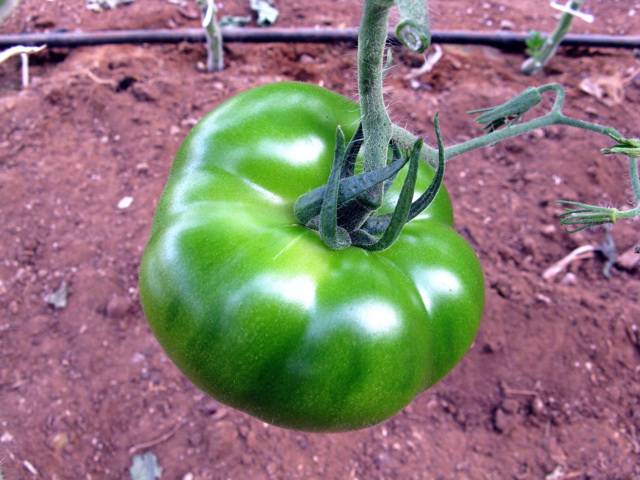
%> input picture project/source/test.jpg, 640 x 480 px
$ octave main.m   (GNU Octave 9; MATLAB toolbox functions it lacks are replaced by stand-ins)
%> lines starting %> are read from the running program, lines starting %| are printed output that depends on the picture; in (x1, y1, x2, y2) boxes, pixels count from 0 and x2, y2 are one past the last pixel; in counts of white or black regions, pixels touching at a corner belong together; the program's own positions count from 1
clc;
clear;
close all;

% 初始化
rgbimg = imread('./source/test.jpg');
%> rgbimg is the input picture: size 480x640x3 uint8; mean R, G, B 137.8, 121.1, 117.3
% figure;
imshow(rgbimg);
r = rgbimg(:, :, 1);
g = rgbimg(:, :, 2);
b = rgbimg(:, :, 3);

grayimg = rgb2gray(rgbimg);
[row, col] = size(grayimg);%行数和列数
%> row = 480; col = 640

hsvimg = rgb2hsv(rgbimg);
%> hsvimg: size 480x640x3 double; mean H, S, V 0.719, 0.404, 0.615
H = hsvimg(:, :, 1);
S = hsvimg(:, :, 2);
V = hsvimg(:, :, 3);
% 初始化

I = H;%提取H色彩空间
imshow(I)
figure;
% [8 lines of commented-out code are left out]
se = strel('disk', 40);%圆形结构元素
% 腐蚀
Io = imopen(I, se);%形态学开操作
Ie = imerode(I, se);%对图像进行腐蚀
Iobr = imreconstruct(Ie, I);%形态学重建
% 膨胀
Ioc = imclose(Io, se);%形态学关操作
Iobrd = imdilate(Iobr, se);%对图像进行膨胀
Iobrcbr = imreconstruct(imcomplement(Iobrd), imcomplement(Iobr));%形态学重建
Iobrcbr = imcomplement(Iobrcbr);%图像求反
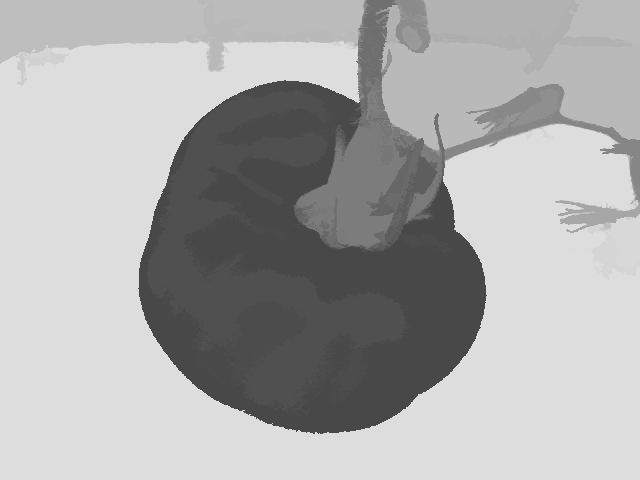
%> Iobrcbr: size 480x640 double; min 0.286, max 0.87, mean 0.672
bw = imbinarize(Iobrcbr, graythresh(Iobrcbr));%转化为二值图像
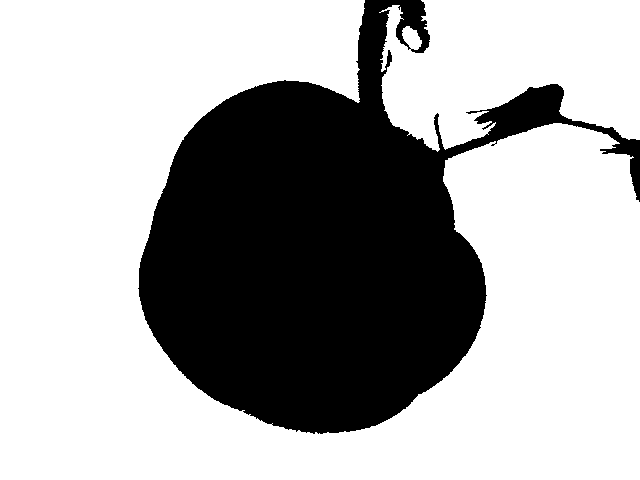
%> bw: size 480x640 logical; 67.3% white; 1 black region, box (x1, y1, x2, y2) and area: (138, 0, 640, 434) 100327
bw = imcomplement(bw);%图像求反
% figure;
imshow(bw) %显示二值图像
title('Thresholded opening-closing by reconstruction')
% 阈值分割

% 求重心
XProject = sum(bw);%二值图在x轴的投影
%> XProject = 640 values, max 428 at index 366, min 0 at index 1, mean 156.8
YProject = sum(bw, 2);%二值图在y轴的投影
%> YProject = 480 values, max 348 at index 289, min 0 at index 435, mean 209
XProjectSum = XProject;
%> XProjectSum has the same summary as XProject
YProjectSum = YProject;
%> YProjectSum has the same summary as YProject
for i = 2 : col
    XProjectSum(i) = XProjectSum(i) + XProjectSum(i-1);
end
%> after the loop, XProjectSum = 640 values from 0 to 100327
for i = 2 : row
    YProjectSum(i) = YProjectSum(i) + YProjectSum(i-1);
end
%> after the loop, YProjectSum = 480 values from 56 to 100327
%画图
XAxis = 1 : col;
%> XAxis = 640 values from 1 to 640
YAxis = 1 : row;
%> YAxis = 480 values from 1 to 480
figure;
bar(XAxis, XProjectSum);
title('x轴累积直方图');
%> figure, not shown here; tallest bar 100327 high, from x = 639.6 to 640.4
figure;
bar(YAxis, YProjectSum);
title('y轴累积直方图');
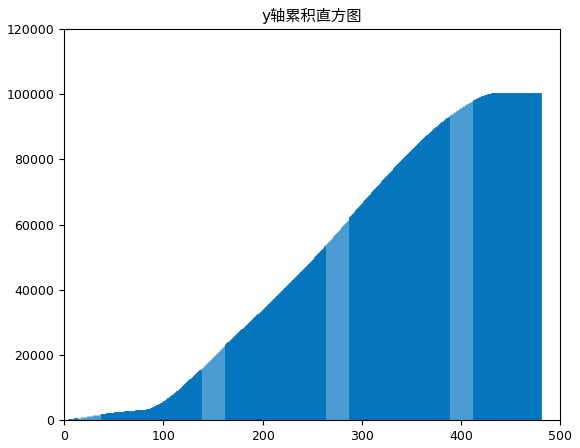
%> figure redrawn from the program's plot data; tallest bar 100327 high, from x = 433.6 to 434.4
% 分别求x轴y轴重心
XHalf = sum(XProject)/2;%求x轴一半
%> XHalf = 50163.5
YHalf = sum(YProject)/2;%求y轴一半
%> YHalf = 50163.5
for i = 2 : col
    if XHalf > XProjectSum(i-1) && XHalf < XProjectSum(i)
        break;
    end
end
XCenter = i;%x轴中心
%> XCenter = 321
for i = 2 : row
    if YHalf > YProjectSum(i-1) && YHalf < YProjectSum(i)
        break;
    end
end
YCenter = i;%y轴中心
%> YCenter = 253
bwCenter = bw;
bwCenter(YCenter - 5 : YCenter + 5, XCenter - 5 : XCenter + 5) = 0;
%> bwCenter: size 480x640 logical; 32.6% white; 1 white region, box (x1, y1, x2, y2) and area: (138, 0, 640, 434) 100206
figure;
imshow(bwCenter);
% 求重心

% 求半径
for i = XCenter : col
    if bw(YCenter, i) == 0
        break;
    end
end
RXR = i - XCenter;
%> RXR = 156
for i = XCenter : -1 : 1
    if bw(YCenter, i) == 0
        break;
    end
end
RXL = XCenter - i;
%> RXL = 178
R = (RXR + RXL) / 2;
%> R = 167
% 求半径

% 根据半径框出ROI
RecLDown = [floor(YCenter - R / 2), floor(XCenter - R / 2)];%矩形左下角的点为RecLDown
%> RecLDown = [169 237]
RecRDown = [floor(YCenter - R / 2), floor(XCenter + R / 2)];%矩形右下角的点为RecRDown
RecLUp = [floor(YCenter - R / 2 - R), floor(XCenter - R / 2)];%矩形左上角的点为RECLUp
RecRUp = [floor(YCenter - R / 2 - R), floor(XCenter + R / 2)];%矩形右上角的点为RecRUp
ROI = bw(RecLUp(1) : RecRDown(1), RecLDown(2) : RecRUp(2));
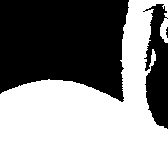
%> ROI: size 168x168 logical; 54.8% white; 3 black regions (1 under 20 px), largest, box (x1, y1, x2, y2) and area: (0, 0, 129, 102) 10699, (143, 4, 168, 129) 2050
figure;
imshow(ROI);
% 根据半径框出ROI

% 对ROI进行处理
[ROIrow, ROIcol] = size(ROI);
ROIXProject = sum(ROI);%二值图在x轴的投影
%> ROIXProject = 168 values, max 168 at index 130, min 46 at index 160, mean 92.02
ROIYProject = sum(ROI, 2);%二值图在y轴的投影
%> ROIYProject = 168 values, max 168 at index 130, min 22 at index 69, mean 92.02
ROIXProjectSum = ROIXProject;
%> ROIXProjectSum has the same summary as ROIXProject
ROIYProjectSum = ROIYProject;
%> ROIYProjectSum has the same summary as ROIYProject
for i = 2 : ROIcol
    ROIXProjectSum(i) = ROIXProjectSum(i) + ROIXProjectSum(i-1);
end
%> after the loop, ROIXProjectSum = 168 values from 74 to 15459
for i = 2 : ROIrow
    ROIYProjectSum(i) = ROIYProjectSum(i) + ROIYProjectSum(i-1);
end
%> after the loop, ROIYProjectSum = 168 values from 39 to 15459
% 画图
ROIXAxis = 1 : ROIcol;
ROIYAxis = 1 : ROIrow;
figure;
bar(ROIXAxis, ROIXProject);
title('ROI的x轴直方图');
%> figure, not shown here; tallest bar 168 high, from x = 129.6 to 130.4
figure;
bar(ROIYAxis, ROIYProject);
title('ROI的y轴直方图');
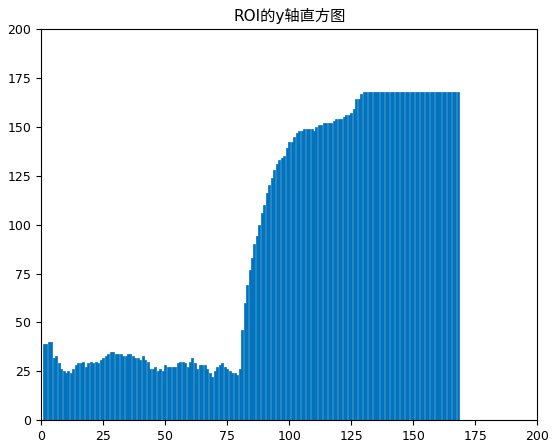
%> figure redrawn from the program's plot data; tallest bar 168 high, from x = 129.6 to 130.4
% 分块
XStep = floor(ROIcol / 10);%x轴每块的大小
YStep = floor(ROIrow / 10);%y轴每块的大小
%初始化xy轴每一块的值
XBlock = zeros(1, 10);
YBlock = zeros(1, 10);
for i = 1 : 10
    if i == 1
        XBlock(1) = ROIXProjectSum(XStep * i);
        YBlock(1) = ROIYProjectSum(YStep * i);
        continue;
    end
    if i == 10
        XBlock(10) = ROIXProjectSum(ROIcol) - ROIXProjectSum(XStep * 9);
        YBlock(10) = ROIYProjectSum(ROIrow) - ROIYProjectSum(YStep * 9);
        break;
    end
    XBlock(i) = ROIXProjectSum(XStep * i) - ROIXProjectSum(XStep * (i - 1));%计算x轴每一块的值
    YBlock(i) = ROIYProjectSum(YStep * i) - ROIYProjectSum(YStep * (i - 1));%计算y轴每一块的值
end
%> after the loop, XBlock = [1246 1337 1395 1409 1381 1308 1201 1531 2684 1967]; YBlock = [488 506 486 451 412 1587 2325 2485 2687 4032]
% 画图
ROIXAxis = 1 : 10;
ROIYAxis = 1 : 10;
figure;
bar(ROIXAxis, XBlock);
title('ROI分块后的x轴直方图');
%> figure, not shown here; tallest bar 2684 high, from x = 8.6 to 9.4
figure;
bar(ROIYAxis, YBlock);
title('ROI分块后的y轴直方图');
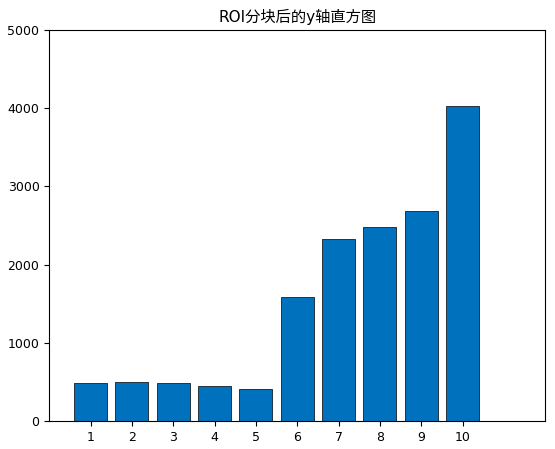
%> figure redrawn from the program's plot data; tallest bar 4032 high, from x = 9.6 to 10.4
% 确定最终的切割点
[ROIXMax, ROIXPlace] = max(XBlock);%确定切割位置的x轴坐标
%> ROIXMax = 2684; ROIXPlace = 9
i = 10;%初始化i
if YBlock(10) == ROIcol * (ROIrow - 9 * YStep)
    for i = 9 : -1 : 1
        if YBlock(i) ~= ROIcol * YStep
            break;
        end
    end
end
ROIYPlace = i - 1;
% 对ROI进行处理

% 转换到原坐标下并作图
XPlaceL = (ROIXPlace - 1) * XStep + RecLDown(2) - 1;
%> XPlaceL = 364
XPlaceR = ROIXPlace * XStep + RecLDown(2) - 1;
%> XPlaceR = 380
YPlaceU = (ROIYPlace - 1) * YStep + RecLUp(1) - 1;
YPlaceD = ROIYPlace * YStep + RecLUp(1) - 1;
FinalImg = bw;
FinalImg(YPlaceU : YPlaceD, XPlaceL : XPlaceR) = 0;
%> FinalImg: size 480x640 logical; 32.6% white; 1 white region, box (x1, y1, x2, y2) and area: (138, 0, 640, 434) 100038
figure;
imshow(FinalImg);
figure;
Finalrgbimg = rgbimg;
Finalrgbimg(YPlaceU : YPlaceD, XPlaceL : XPlaceR, 1) = 256;
Finalrgbimg(YPlaceU : YPlaceD, XPlaceL : XPlaceR, 2 : 3) = 1;
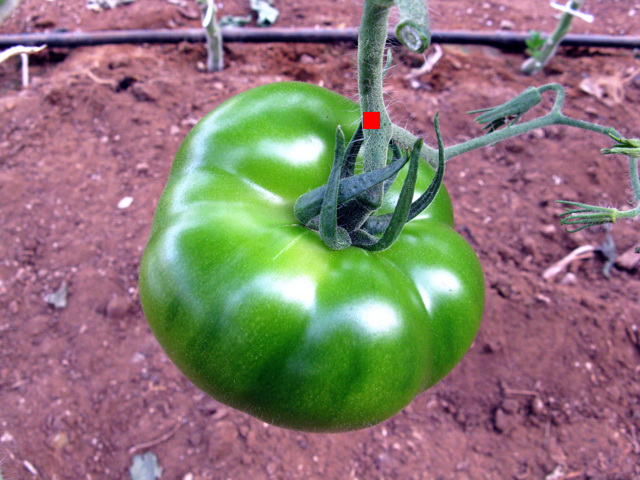
%> Finalrgbimg: size 480x640x3 uint8; mean R, G, B 137.9, 121, 117.2
imshow(Finalrgbimg);
% [9 lines of commented-out code are left out]
